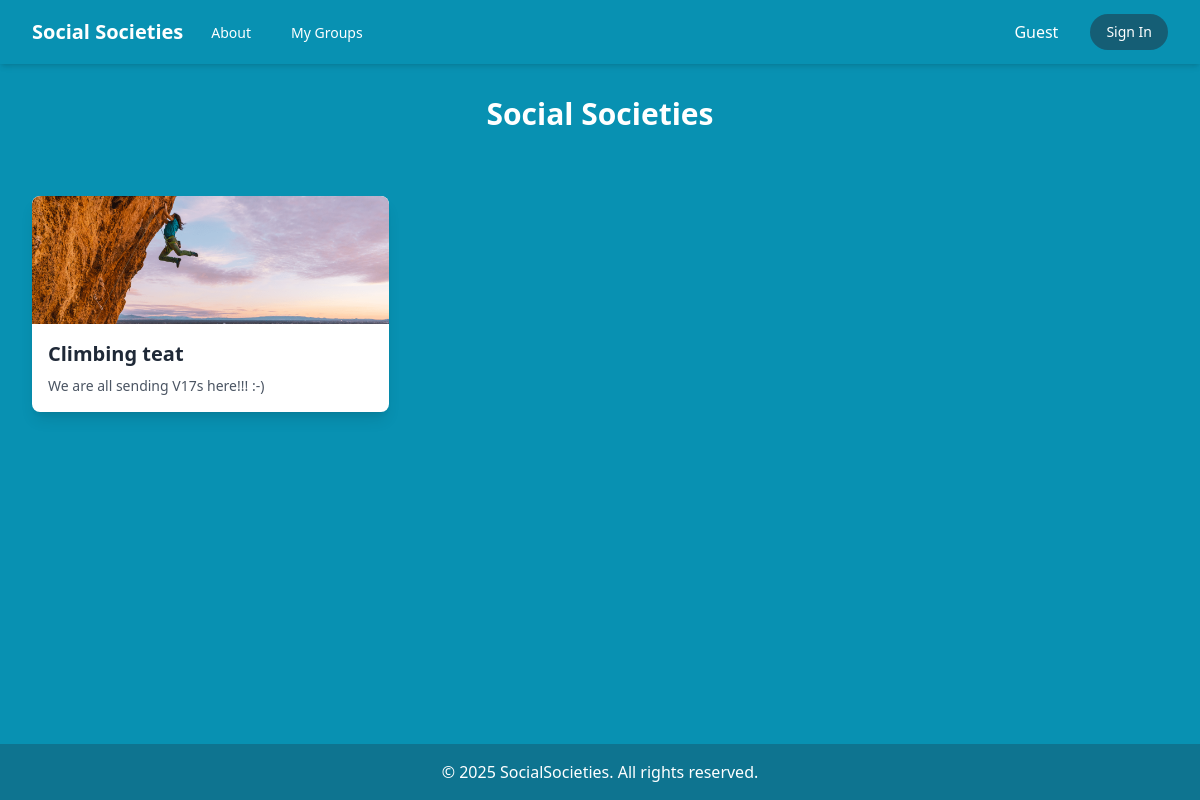
Before: / with the older database file.
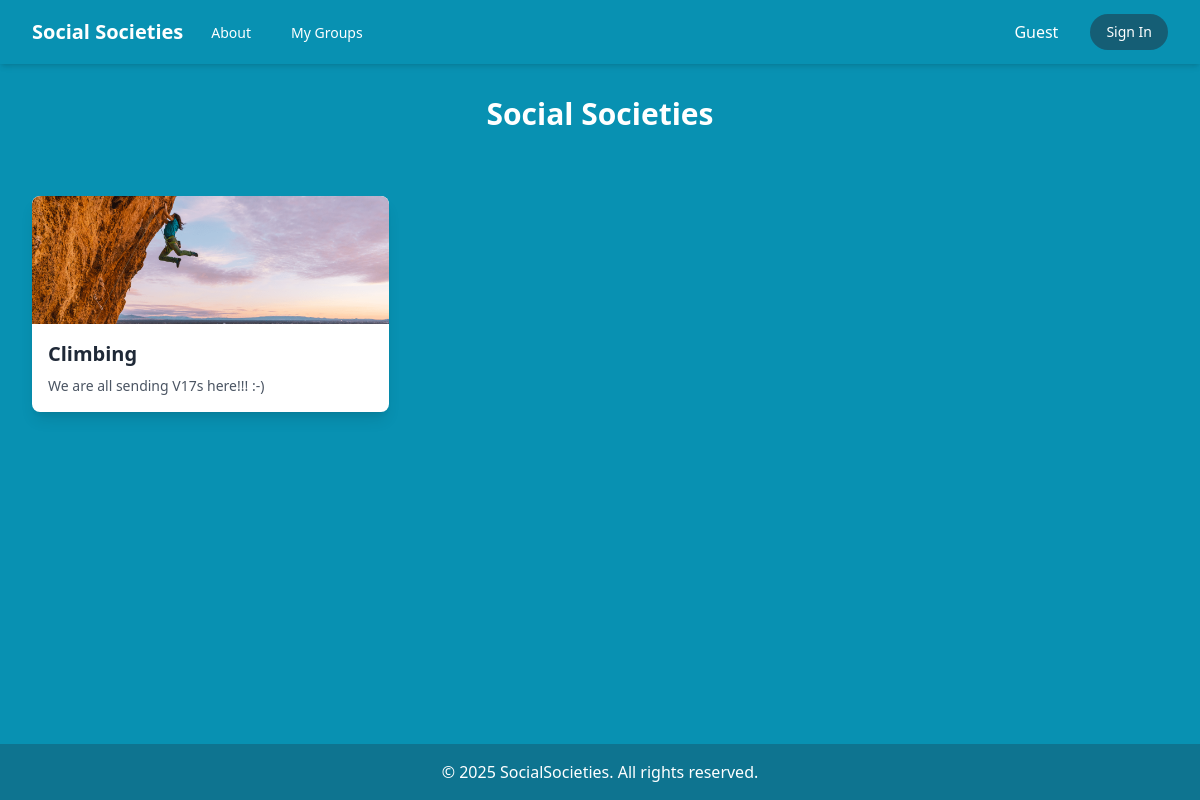
After: the same page with the newer database file.
### src/database/database.py (models this page shows)
class Societies(db.Model):
    __tablename__ = "societies"
    society_id = db.Column(db.Integer, primary_key=True)
    name = db.Column(db.String(100), nullable=False)
    description = db.Column(db.String(200), nullable=False)
    created_by = db.Column(db.Integer, db.ForeignKey('staff.staff_id'), nullable=False)
    image_filename = db.Column(db.String(200), nullable=True)  # stores image filepath
    announcement = db.Column(db.String(200), nullable=True)

### src/app.py (the view)
@app.route('/')
def index():
    groups = Societies.query.all()
    job_role = session.get('job_role')
    success = request.args.get('success')
    return render_template('index.html', groups=groups, job_role=job_role, success=success)

### src/templates/index.html (shortened to what this page needs)
<!DOCTYPE html>
<html lang="en">
  <head>
    <script src="https://cdn.tailwindcss.com"></script>
  </head>
  <body class="min-h-screen flex flex-col bg-cyan-600">
    {% include 'navbar/navbar.html' %}
    <main class="flex-grow">
      <div class="p-8">
        <h1 class="text-3xl font-bold text-center text-white">
          Social Societies
        </h1>
      </div>
      <div class="grid grid-cols-1 sm:grid-cols-2 md:grid-cols-3 gap-8 p-8">
        {% for group in groups %}
        <a
          href="{{ url_for('group_detail', group_id=group.society_id) }}"
          class="block bg-white shadow-lg rounded-lg overflow-hidden hover:shadow-xl transition duration-300"
        >
          {% if group.image_filename %}
          <img
            src="{{ url_for('static', filename='group_images/' + group.image_filename) }}"
            alt="{{ group.name }}"
            class="w-full h-32 object-cover rounded-t-lg"
          />
          {% else %}
          <img
            src="{{ url_for('static', filename='default.png') }}"
            alt="Default image"
            class="w-full h-32 object-cover rounded-t-lg"
          />
          {% endif %}
          <div class="p-4">
            <h2 class="text-xl font-semibold text-gray-800">
              {{ group.name }}
            </h2>
            <p class="text-gray-600 text-sm mt-2">{{ group.description }}</p>
          </div>
        </a>
        {% endfor %}
      </div>
    </main>
    {% include 'footer/footer.html' %}
  </body>
</html>

### src/templates/navbar/navbar.html
<!DOCTYPE html>
<nav class="bg-cyan-600 shadow-md">
  <div class="max-w-7xl mx-auto px-4 sm:px-6 lg:px-8">
    <div class="flex justify-between h-16">
      <div class="flex">
        <div
          class="flex-shrink-0 flex items-center text-xl font-bold text-white"
        >
          <a href="/"> Social Societies </a>
        </div>
        <div class="hidden sm:-my-px sm:ml-6 sm:flex sm:space-x-8">
          <a
            href="/about"
            class="inline-flex items-center px-1 pt-1 border-b-2 border-transparent text-sm font-medium text-white hover:border-cyan-700 hover:text-cyan-800"
          >
            About
          </a>
          <a
            href="/my_groups"
            class="inline-flex items-center px-1 pt-1 border-b-2 border-transparent text-sm font-medium text-white hover:border-cyan-700 hover:text-cyan-800"
          >
            My Groups
          </a>
        </div>
      </div>
      <div class="flex items-center sm:space-x-8">
        {% if 'user_id' in session %} {% if job_role == 'Admin' %}
        <a
          href="/my_account"
          class="bg-cyan-800 text-white px-4 py-2 rounded-full text-sm hover:bg-cyan-700"
        >
          Admin Account
        </a>
        {% else %}
        <a
          href="/my_account"
          class="bg-cyan-800 text-white px-4 py-2 rounded-full text-sm hover:bg-cyan-700"
        >
          Account
        </a>
        {% endif %}
        <a
          href="{{ url_for('logout') }}"
          class="bg-cyan-800 text-white px-4 py-2 rounded-full text-sm hover:bg-cyan-700"
        >
          Sign Out
        </a>
        {% else %}
        <p class="font-medium text-white gap-8">Guest</p>
        <a
          href="{{ url_for('sign_in') }}"
          class="bg-cyan-800 text-white px-4 py-2 rounded-full text-sm hover:bg-cyan-700"
        >
          Sign In
        </a>
        {% endif %}
      </div>
    </div>
  </div>
</nav>

### src/templates/footer/footer.html
<!DOCTYPE html>
<footer class="w-full bg-cyan-700 text-white text-center py-4 mt-10">
  <p>&copy; 2025 SocialSocieties. All rights reserved.</p>
</footer>

Changed rows visible on the page:
changed Societies "We are all sending V17s here!!! :-)": name "Climbing teat" → "Climbing"
